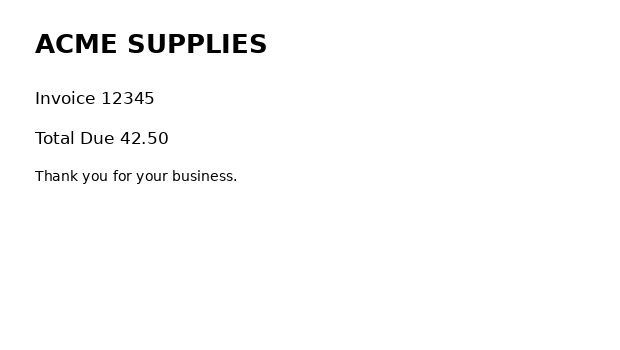
#> input picture test-data/invoice_scan.png, 620 x 350 px
$ python make_skewed_scan.py
#> lines starting #> are read from the running program, lines starting #| are printed output that depends on the picture
#!/usr/bin/env python3
"""Write `invoice_scan_skewed.png`: the scan, swept onto the platen at an angle.

The page is `invoice_scan.png` shrunk to 85 percent inside its 620 x 350, 150 dpi
frame and then turned ten degrees clockwise about the frame's centre by Pillow,
on a white background. The shrink is what keeps the whole page of text in the
picture: the scan's title sits 34 pixels below the top edge, and a ten-degree
turn about the centre carries that corner out of a frame the text already
fills, so the stored pixels would lose the title itself. Shrunk first, every
line stays inside the frame — the turned page's ink clears the edges by
seventeen pixels at the top and more elsewhere — and the fixture is a page
turned on a platen with margin around it, as a scan of a sheet smaller than the
glass really is.

Ten degrees is the fixture's angle, and the pass is measured on it. Read as
stored, every one of the four lines comes back wrong: `ACME SUPPLIES` as
`ACME SUPPLigg`, `Invoice 12345` as `IMvoice 12345`, `Total Due 42.50` as
`Total Due 42 50` and `Thank you for your business.` as
`TPMK You for your business,`. Read with `--ocr-deskew`, all four come back
exactly, which is what the test asserts. The turn is about the frame's centre
and keeps the grid, so the recognised boxes are mapped back onto the scan's own
297.6 x 168 points.

Regenerate with:

    ~/.venvs/pdfextractor-docling/bin/python test-data/make_skewed_scan.py
"""

from pathlib import Path

from PIL import Image

HERE = Path(__file__).resolve().parent
SOURCE = HERE / "invoice_scan.png"
TARGET = HERE / "invoice_scan_skewed.png"

#: How much of the frame the scan fills before it is turned. Chosen so the
#: turned page keeps its whole text inside the frame: at 0.9 the title's corner
#: clears the top edge by eight pixels, at 0.87 by fourteen, and at 0.85 by
#: seventeen, while the text is still large enough for Tesseract to read it
#: once the page is turned flat.
SCALE = 0.85

#: The turn, in degrees clockwise. `Image.rotate` turns anticlockwise, so the
#: stored page runs downhill to the right, which is the sign the estimator
#: reports as positive.
DEGREES = 10


def main() -> None:
    with Image.open(SOURCE) as source:
#> source is the input picture: PIL image 620x350 RGB; min 0, max 255, mean 251.1
        page = source.convert("L")
    width, height = page.size
#> width = 620; height = 350

    # The scan inside a margin: the page scaled down and placed at the centre of
    # the frame it was scanned in. Bilinear, as a scanner's resampling is.
    shrunk = page.resize(
        (round(width * SCALE), round(height * SCALE)), Image.BILINEAR
    )
    framed = Image.new("L", (width, height), 255)
#> framed: PIL image 620x350 L; every value is 255
    framed.paste(shrunk, ((width - shrunk.width) // 2, (height - shrunk.height) // 2))
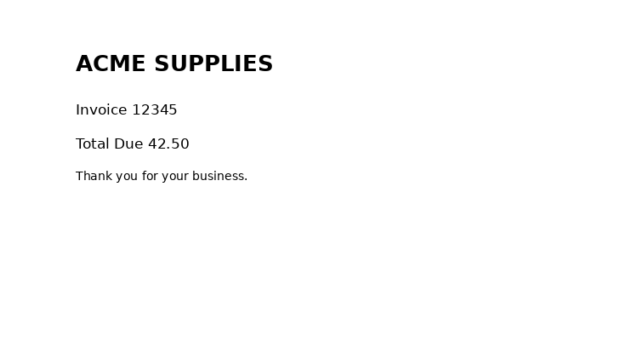
#> framed: PIL image 620x350 L; min 0, max 255, mean 252.2

    # Bilinear again: the turn is a resampling too, so the estimator is not
    # handed edges no scanner could produce.
    turned = framed.rotate(-DEGREES, resample=Image.BILINEAR, fillcolor=255)
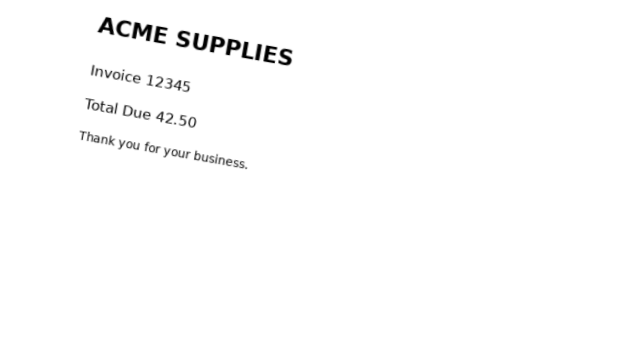
#> turned: PIL image 620x350 L; min 0, max 255, mean 252.2
    turned.save(TARGET, dpi=(150, 150))
    print(f"wrote {TARGET} ({TARGET.stat().st_size} bytes)")


if __name__ == "__main__":
    main()

$ run again, with test-data/fax_scan.png copied over test-data/invoice_scan.png
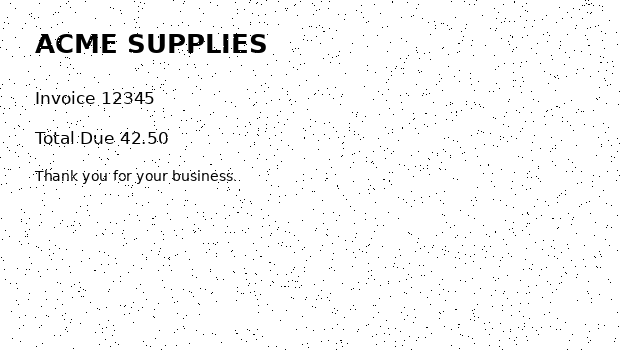
#> input picture test-data/fax_scan.png, 620 x 350 px
#> in main, source is the input picture: PIL image 620x350 L; min 0, max 255, mean 248.7
#> in main, `framed.paste(shrunk, ((width - shrunk.width) // 2, (height - shrunk.he..`:
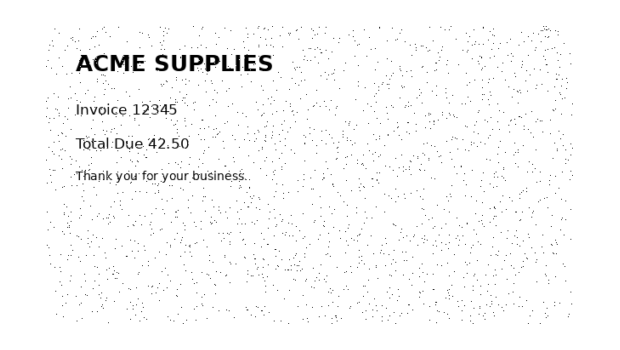
#> framed: PIL image 620x350 L; min 0, max 255, mean 250.4
#> in main, `turned = framed.rotate(-DEGREES, resample=Image.BILINEAR, fillcolor=255)`:
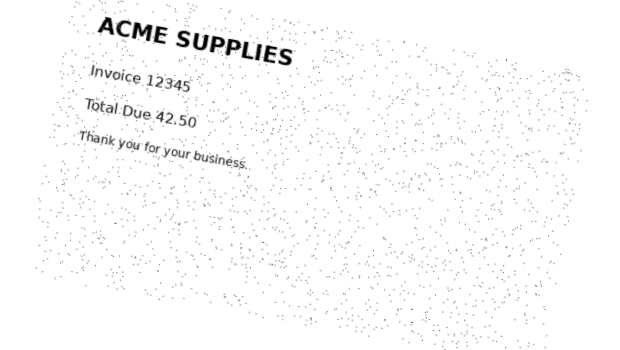
#> turned: PIL image 620x350 L; min 0, max 255, mean 250.4

$ run again, with test-data/german_scan.png copied over test-data/invoice_scan.png
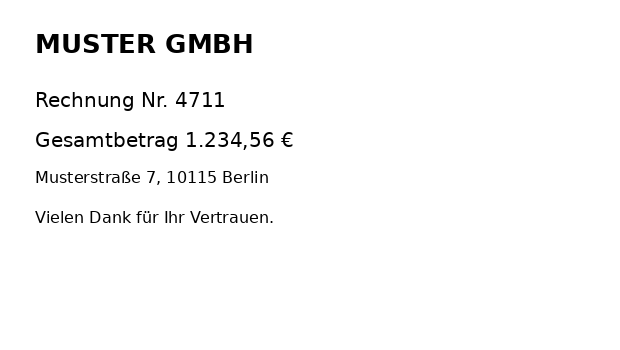
#> input picture test-data/german_scan.png, 620 x 350 px
#> in main, source is the input picture: PIL image 620x350 RGB; min 0, max 255, mean 248.7
#> in main, `framed.paste(shrunk, ((width - shrunk.width) // 2, (height - shrunk.he..`:
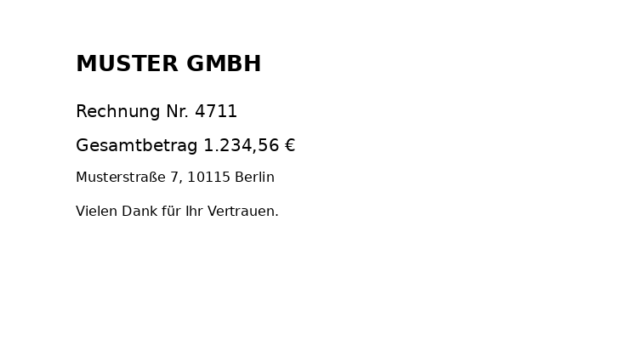
#> framed: PIL image 620x350 L; min 0, max 255, mean 250.4
#> in main, `turned = framed.rotate(-DEGREES, resample=Image.BILINEAR, fillcolor=255)`:
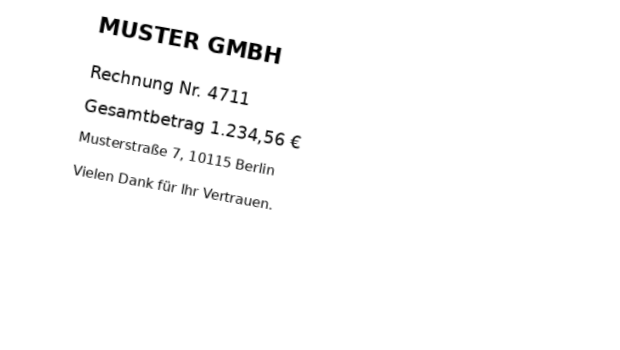
#> turned: PIL image 620x350 L; min 0, max 255, mean 250.4
